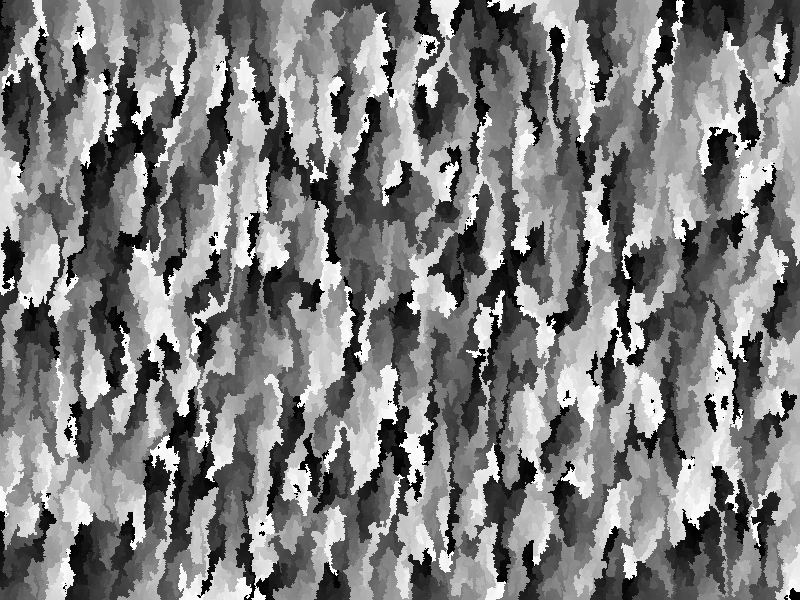
Frame 1 (no input)
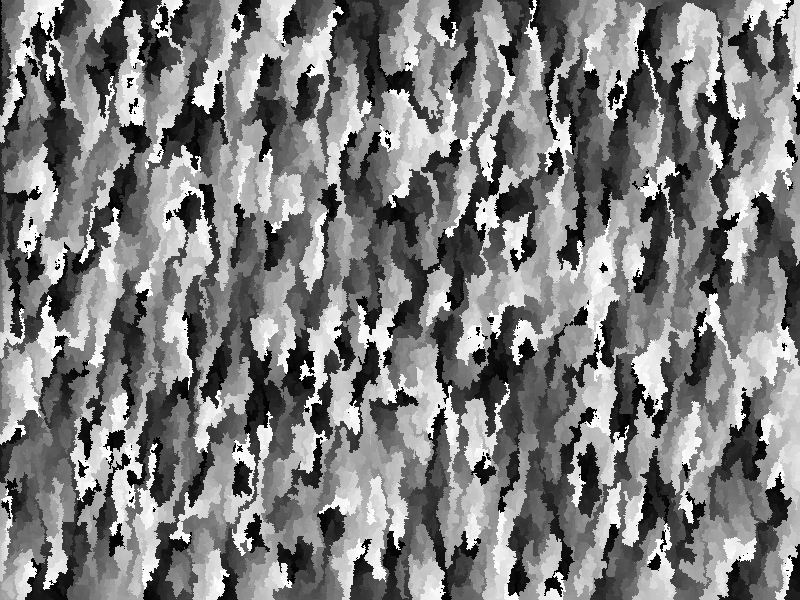
Frame 2 (the mouse pressed at the canvas centre, redrawn once)

The Processing sketch that drew these frames (run headless with seeded random() and noise(); the mouse was pressed at the canvas centre and the sketch redrawn once):

// Processing sketch: maze
// ── maze.pde
import java.util.Stack;
import java.util.Collections;

int line[];
int walls[][];
int next;
Stack<int[]> s = new Stack<int[]>();

void setup ()
{
  size (800, 600);
  
  line = new int[width];
  walls = new int[width][height];
  next = width;
  
  for (int j=0; j<height; j++)
  for (int i=0; i<width; i++)
    walls[i][j] = 0xF;
  
  for (int i=0; i<width; i++)
    line[i] = i;
  
  noLoop();
}

void draw ()
{  
  for(int y=0; y<height-1; y++)
  {
    for (int i=0; i<width-1; i++)
    {
      if (line[i]!=line[i+1] && random(2)<1)
      {
         walls[i][y] &= 0x17;
         walls[i+1][y] &= 0x1D;
         
         line[i+1] = line[i];
      }
    }
    
    int index = 0;
    int c;
    ArrayList<Integer> vals = new ArrayList<Integer>();
    while(index>-1)
    {
      c = line[index];
      vals.clear();
      int j = index;
      index = -1;
      for (int i=j; i<width; i++)
      {
        if (line[i]==c)
        {
          walls[i][y] |= 0x10;
          vals.add(i);
        }
        else
        {
          if (index==-1 && (walls[i][y]&0x10)==0)
          {
            index = i;
          }
        }
      }
      
      int r = (int)random(1, vals.size());
      Collections.shuffle(vals);
      
      for (int i=0; i<r; i++)
      {
        walls[vals.get(i)][y] &= 0x1B;
        walls[vals.get(i)][y+1] &= 0x1E;
      }
      for (int i=r; i<vals.size(); i++)
      {
        line[vals.get(i)] = next++;
      }
    }
  }
  
  for (int i=0; i<width-1; i++)
  {
    if (line[i]!=line[i+1])
    {
       walls[i][height-1] &= 0x7;
       walls[i+1][height-1] &= 0xD;
    }
  }
  
  
  loadPixels();
  
  for (int j=0; j<height; j++)
  for (int i=0; i<width; i++)
    pixels[i+j*width] = 0;
  flood(0,0);
  
  updatePixels();
  
  System.out.println("end");
}

void flood (int x, int y)
{
  s.push(new int[]{x, y, 0});
  
  while (!s.empty())
  {
    int i = s.peek()[0];
    int j = s.peek()[1];
    int c = s.pop()[2];
    pixels[i+j*width] = color(c/4);
    c = (c+1)%(4*255);
    
    if (i<width-1 && (walls[i][j] & 0x8)==0 && pixels[i+1+j*width]==0)
      s.push(new int[]{i+1, j, c});
    if (j<height-1 && (walls[i][j] & 0x4)==0 && pixels[i+(j+1)*width]==0)
      s.push(new int[]{i, j+1, c});
    if (i>0 && (walls[i][j] & 0x2)==0 && pixels[i-1+j*width]==0)
      s.push(new int[]{i-1, j, c});
    if (j>0 && (walls[i][j] & 0x1)==0 && pixels[i+(j-1)*width]==0)
      s.push(new int[]{i, j-1, c});
  }
}
